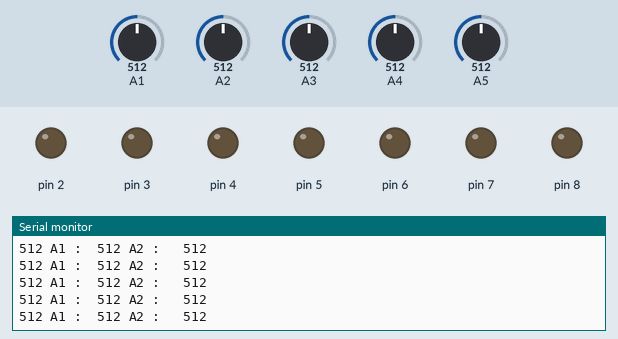
Simulated run of this sketch. Board: Arduino Uno, built with avr-gcc and run on an emulated ATmega328P. Parts: output pins drawn as LEDs (lit = HIGH), the last lines printed to the serial monitor. The test bench sets the inputs (shaded band); at power-on: A1 = 512, A2 = 512, A3 = 512, A4 = 512, A5 = 512.

Above: at 1.2 s.
1.3 s: A1 set to 106
At 2.1 s:
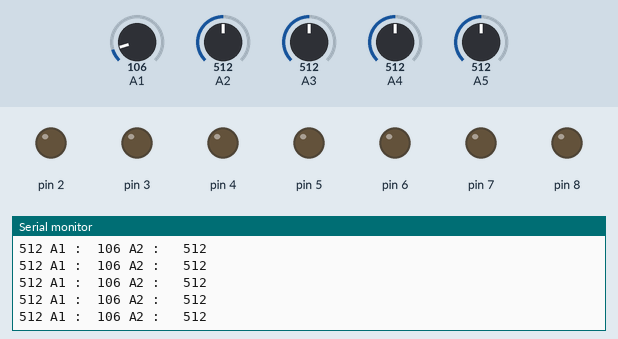
4.3 s: A1 set to 94
At 4.8 s:
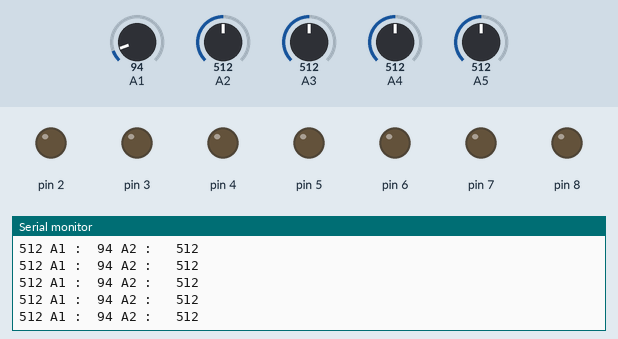
7.3 s: A2 set to 106
At 8.0 s:
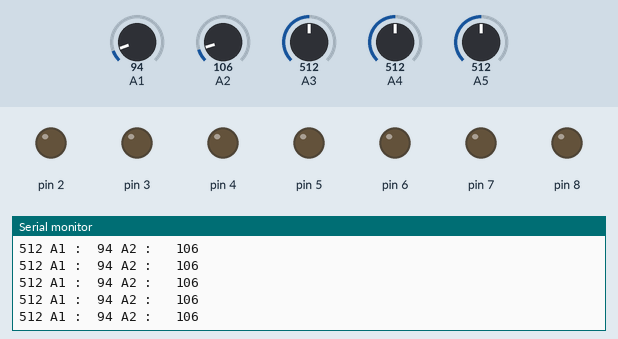
10.3 s: A2 set to 91
At 11.3 s:
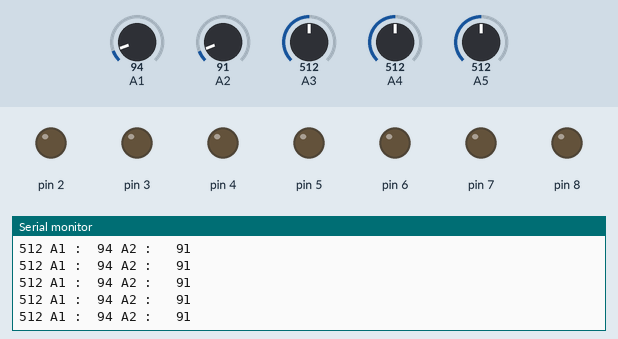
Timing chart, 0 to 13.3 s (numbered marks = the images above; inputs shaded):
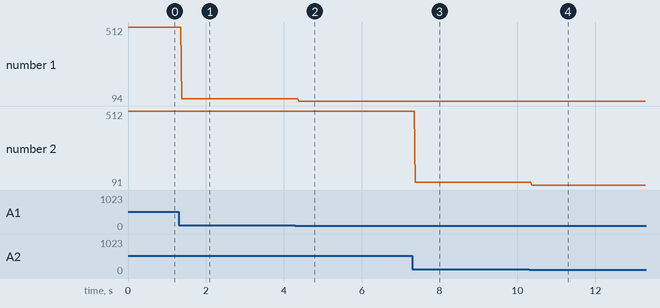

Measured:
- after the input at 1.3 s, the serial monitor: prints a new line after 0.08 s (image 1)
- after the input at 4.3 s, the serial monitor: prints a new line after 0.08 s (image 2)
- after the input at 7.3 s, the serial monitor: prints a new line after 0.07 s (image 3)
- after the input at 10.3 s, the serial monitor: prints a new line after 0.06 s (image 4)
- plotted number 1: 512 → 106 after the input at 1.3 s, 106 → 94 after the input at 4.3 s
- plotted number 2: 106 → 91 after the input at 10.3 s

The sketch:

sketch_feb8b.ino
```cpp
void setup() {

 // Configuration : Broche ENA sur pin 3 (PWM) broche IN1 sur pin 2
pinMode(2,OUTPUT);
pinMode(3,OUTPUT);


pinMode(4,OUTPUT);
pinMode(5,OUTPUT);
pinMode(6,OUTPUT);
pinMode(7,OUTPUT);
pinMode(8,OUTPUT);


Serial.begin(9600);

}

void loop() {


  Serial.print(analogRead(A3));
  Serial.print(" A1 :  ");
  Serial.print(analogRead(A1));
  Serial.print(" A2 :   ");
  Serial.print(analogRead(A2));
  Serial.println();

  int xAxis1 = analogRead(A2);
  int yAxis1 = analogRead(A1);
  int button1 = analogRead(A3);
  int xAxis2 = analogRead(A4);
  int yAxis2 = analogRead(A5);
  // if joystick move
  if (yAxis1 >= 1023){
    //front
    digitalWrite (5,HIGH);
    digitalWrite(4,LOW);
    digitalWrite (3,HIGH);
    digitalWrite(2,LOW);
  }else if (yAxis1 <= 1){
    //back
    digitalWrite (4,HIGH);
    digitalWrite(5,LOW);
    digitalWrite (3,LOW);
    digitalWrite(2,HIGH);
  }else if (xAxis1 >= 1023){
    //right
    digitalWrite (5,HIGH);
    digitalWrite(4,LOW);
    digitalWrite (2,HIGH);
    digitalWrite(3,LOW);
  } else if (xAxis1 <= 1){
    //left
    digitalWrite (4,HIGH);
    digitalWrite(5,LOW);
    digitalWrite (3,HIGH);
    digitalWrite(2,LOW);
  }else {
    digitalWrite (4,LOW);
    digitalWrite(5,LOW);
    digitalWrite (3,LOW);
    digitalWrite(2,LOW);
  }

  if (button1 <= 1){
    digitalWrite(6,HIGH);
    digitalWrite(7,LOW);
    analogWrite(8,255);
  } else {
    analogWrite(8,0);
  }

  //analogWrite(3,128);
  //analogWrite(4,128);
  //Serial.print("Running");
  //Serial.println();


//int rawValue = analogRead(A5);  // Read raw analog value
//int mappedValue = map(rawValue, 512, 1023, 0, 255);  // Map to 0-255

// Apply a quadratic function to reduce sensitivity at the beginning
//int pwmValue = (mappedValue * mappedValue) / 255;  // Quadratic scaling (pwmValue grows slower at first)

// Ensure pwmValue stays within the 0-255 range
//pwmValue = constrain(pwmValue, -255, 255);

// if (pwmValue > 10) {  // Increased threshold to reduce sensitivity
//   digitalWrite(2, HIGH);
//   digitalWrite(4, LOW);
// } else {
//   digitalWrite(4, HIGH);
//   digitalWrite(2, LOW);
// }

// Serial.println(pwmValue);  // Print the processed PWM value for debugging
// analogWrite(3, 97);  // Use the scaled PWM value

// }
// void debug(){

//   digitalWrite(2,HIGH);
//   for(unsigned char i = 0; i<255;i++){
//     analogWrite(3,i);
//     delay(20);
//   }
//     for(unsigned char i = 255; i>0;i--){
//     analogWrite(3,i);
//     delay(20);
//   }


}
```
